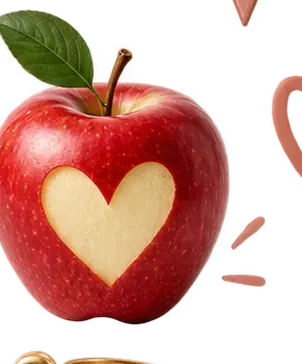
#> input picture assets/images/illustrations/challenge-apple.webp, 302 x 364 px; its folder holds only this picture in this run
$ python clean_cutouts.py
#> lines starting #> are read from the running program, lines starting #| are printed output that depends on the picture; after the words box and inside, x2 and y2 are one past the last pixel; in counts of white or black regions, pixels touching at a corner belong together
#!/usr/bin/env python3
"""Build production-ready transparent PNG cutouts from editorial illustration WebPs.

Remove disconnected source-sheet debris; retain all substantive foreground objects,
preserve high-resolution RGBA edges and crop to visible subject bounds.
Deterministic build: suitable for versioning through GitHub Actions.
"""
from __future__ import annotations
import json
from pathlib import Path
import numpy as np
from PIL import Image
from scipy import ndimage

ROOT = Path(__file__).resolve().parents[1]
SOURCE = ROOT / "assets/images/illustrations"
DEST = ROOT / "assets/images/illustrations-clean"
STRUCTURE = np.ones((3, 3), dtype=np.uint8)
DEST.mkdir(parents=True, exist_ok=True)
report = []
for path in sorted(SOURCE.glob("*.webp")):
    # Sheets contain intentionally distinct sticker assets and are not standalone cutouts.
    if path.stem.endswith("-sheet"):
        continue
    with Image.open(path) as im:
#> im is the input picture: PIL image 302x364 RGBA; mean R, G, B, A 108.8, 54.8, 42.6, 127.4
        rgba = np.asarray(im.convert("RGBA")).copy()
    h, w = rgba.shape[:2]
#> h = 364; w = 302
    alpha = rgba[:, :, 3]
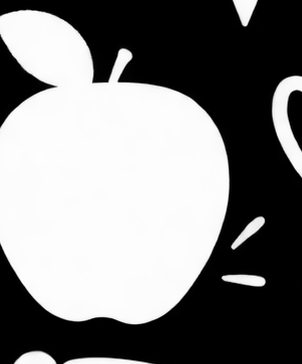
#> alpha: shape (364, 302); min 0, max 255, mean 127.4
    solid = alpha >= 45
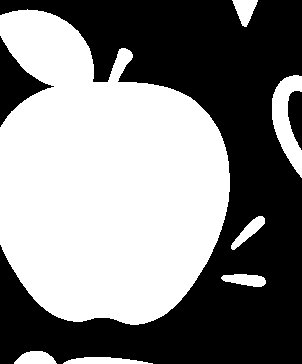
#> solid: shape (364, 302) bool; 51.2% white; 3 black regions, box (x1, y1, x2, y2) and area: (0, 0, 302, 364) 51235, (0, 36, 54, 127) 1787, (288, 91, 302, 150) 609
    labels, component_count = ndimage.label(solid, structure=STRUCTURE)
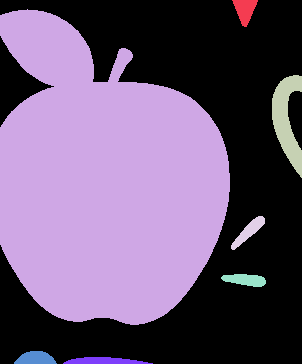
#> labels: shape (364, 302) int32; 8 distinct labels, from 0 to 7; one colour per label, 0 black
#> component_count = 7
    sizes = np.bincount(labels.ravel())
#> sizes = [53631, 410, 52567, 1629, 405, 417, 417, 452]
    sizes[0] = 0
    max_area = int(sizes.max()) if len(sizes) > 1 else 0
#> max_area = 52567
    if max_area < 60:
        raise RuntimeError(f"Cannot identify foreground of {path.name}")
    minimum_area = max(35, int(max_area * 0.14))
#> minimum_area = 7359
    keep_ids = np.flatnonzero(sizes >= minimum_area)
#> keep_ids = [2]
    keep_ids = keep_ids[keep_ids != 0]
    if not len(keep_ids):
        raise RuntimeError(f"No retained objects in {path.name}")
    mask = np.isin(labels, keep_ids)
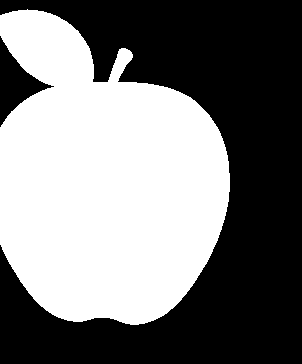
#> mask: shape (364, 302) bool; 47.8% white; 1 white region, box (x1, y1, x2, y2) and area: (0, 9, 230, 325) 52567
    # Retain original anti-aliased edge pixels immediately around the silhouette.
    # Never leave disconnected semi-transparent source debris outside it.
    clean_region = ndimage.binary_dilation(mask, iterations=2)
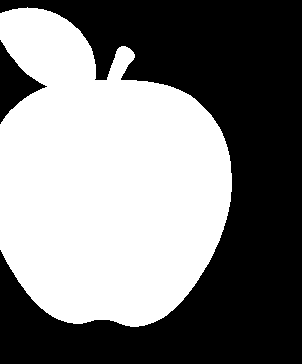
#> clean_region: shape (364, 302) bool; 49.3% white; 1 white region, box (x1, y1, x2, y2) and area: (0, 7, 232, 327) 54192
    rgba[:, :, 3] = np.where(clean_region, alpha, 0).astype(np.uint8)
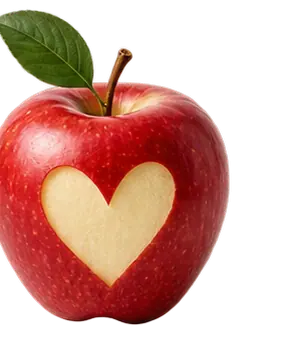
#> rgba: shape (364, 302, 4); 7.8% of pixels changed, all inside (x1, y1, x2, y2) = (0, 0, 302, 364); transparent parts drawn white
    ys, xs = np.where(rgba[:, :, 3] >= 4)
    if not len(xs):
        raise RuntimeError(f"Empty clipped PNG: {path.name}")
    pad = 7
    x0, x1 = max(0, int(xs.min())-pad), min(w, int(xs.max())+pad+1)
#> x0 = 0; x1 = 239
    y0, y1 = max(0, int(ys.min())-pad), min(h, int(ys.max())+pad+1)
#> y0 = 2; y1 = 332
    out = Image.fromarray(rgba[y0:y1, x0:x1, :], "RGBA")
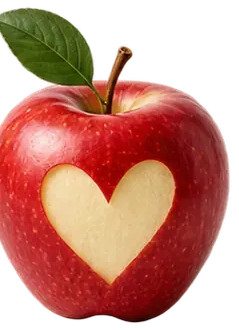
#> out: PIL image 239x330 RGBA; mean R, G, B, A 131.1, 63.6, 49, 166.7; transparent parts drawn white
    destination = DEST / (path.stem + ".png")
    out.save(destination, format="PNG", optimize=True, compress_level=9)
    entry = {
        "name": path.stem, "original": [w,h], "clean": [out.width,out.height],
        "components_detected": int(component_count),
        "components_kept": int(len(keep_ids)),
        "fragments_removed": int(component_count-len(keep_ids)),
        "alpha_transparency": round(float(np.mean(alpha < 250)),4),
#> (the run stopped early here; a loop or call above may not have finished)

$ run again, on assets/images/illustrations/challenge-medal.webp
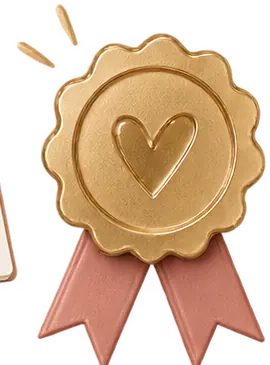
#> input picture assets/images/illustrations/challenge-medal.webp, 270 x 365 px
#> im is the input picture: PIL image 270x365 RGBA; mean R, G, B, A 142.5, 108.2, 73.5, 138.5
#> solid: shape (365, 270) bool; 55.7% white; 2 black regions, box (x1, y1, x2, y2) and area: (0, 0, 270, 365) 39399, (109, 265, 191, 365) 4264
#> `labels, component_count = ndimage.label(solid, structure=STRUCTURE)`:
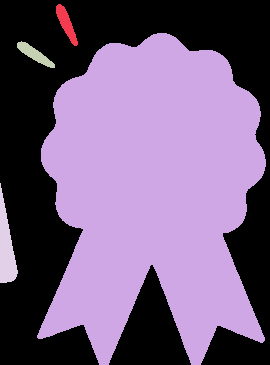
#> labels: shape (365, 270) int32; 5 distinct labels, from 0 to 4; one colour per label, 0 black
#> component_count = 4
#> sizes = [43663, 387, 53139, 378, 983]
#> max_area = 53139
#> minimum_area = 7439
#> keep_ids = [2]
#> mask: shape (365, 270) bool; 53.9% white; 2 black regions, box (x1, y1, x2, y2) and area: (0, 0, 270, 365) 41147, (109, 265, 191, 365) 4264
#> clean_region: shape (365, 270) bool; 56.2% white; 2 black regions, box (x1, y1, x2, y2) and area: (0, 0, 270, 365) 39324, (111, 269, 189, 365) 3867
#> rgba: shape (365, 270, 4); 7.84% of pixels changed, all inside (x1, y1, x2, y2) = (0, 0, 270, 365)
#> x0 = 28; x1 = 270
#> y0 = 25; y1 = 365
#> `out = Image.fromarray(rgba[y0:y1, x0:x1, :], "RGBA")`:
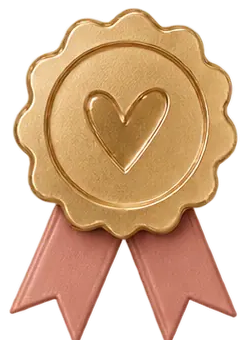
#> out: PIL image 242x340 RGBA; mean R, G, B, A 158.1, 118, 78.1, 161.1; transparent parts drawn white

$ run again, on assets/images/illustrations/challenge-seven.webp
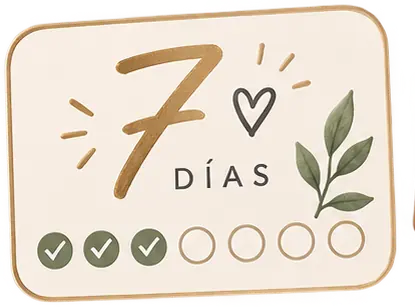
#> input picture assets/images/illustrations/challenge-seven.webp, 415 x 307 px
#> im is the input picture: PIL image 415x307 RGBA; mean R, G, B, A 220.7, 208.5, 191.1, 213.4
#> solid: shape (307, 415) bool; 84.9% white; 1 black region, box (x1, y1, x2, y2) and area: (0, 0, 415, 307) 19194
#> `labels, component_count = ndimage.label(solid, structure=STRUCTURE)`:
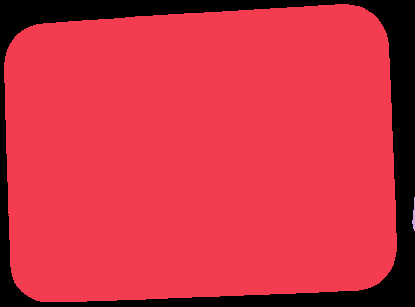
#> labels: shape (307, 415) int32; 3 distinct labels, from 0 to 2; one colour per label, 0 black
#> component_count = 2
#> sizes = [19194, 108154, 57]
#> max_area = 108154
#> minimum_area = 15141
#> keep_ids = [1]
#> mask: shape (307, 415) bool; 84.9% white; 1 black region, box (x1, y1, x2, y2) and area: (0, 0, 415, 307) 19251
#> clean_region: shape (307, 415) bool; 86.8% white; 1 black region, box (x1, y1, x2, y2) and area: (0, 0, 415, 307) 16761
#> rgba: shape (307, 415, 4); 6.35% of pixels changed, all inside (x1, y1, x2, y2) = (0, 0, 415, 307)
#> x0 = 0; x1 = 406
#> y0 = 0; y1 = 307
#> `out = Image.fromarray(rgba[y0:y1, x0:x1, :], "RGBA")`:
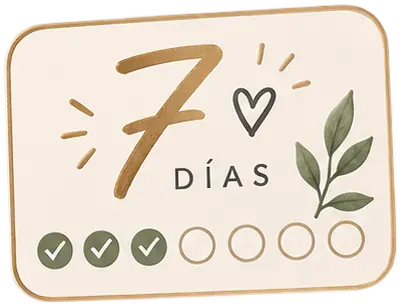
#> out: PIL image 406x307 RGBA; mean R, G, B, A 223.1, 210.8, 194.5, 217.9; transparent parts drawn white

$ run again, on assets/images/illustrations/challenge-calendar.webp
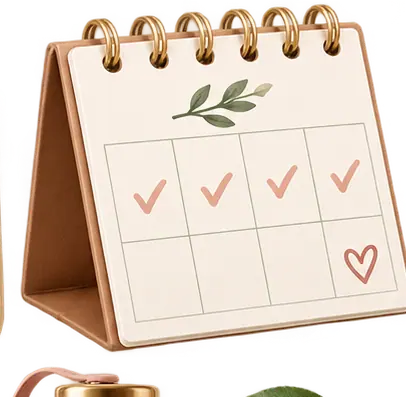
#> input picture assets/images/illustrations/challenge-calendar.webp, 406 x 397 px
#> im is the input picture: PIL image 406x397 RGBA; mean R, G, B, A 181.3, 163.5, 143.8, 177.7
#> solid: shape (397, 406) bool; 71.2% white; 8 black regions (1 under 20 px), largest, box (x1, y1, x2, y2) and area: (0, 0, 406, 397) 45642, (30, 374, 71, 397) 505, (232, 17, 242, 28) 73
#> labels: shape (397, 406) int32; 6 distinct labels, from 0 to 5
#> component_count = 5
#> sizes = [46427, 111180, 1, 406, 2582, 586]
#> max_area = 111180
#> minimum_area = 15565
#> keep_ids = [1]
#> mask: shape (397, 406) bool; 69% white; 7 black regions (1 under 20 px), largest, box (x1, y1, x2, y2) and area: (0, 0, 406, 397) 49721, (232, 17, 242, 28) 73, (274, 16, 284, 25) 69, (316, 14, 326, 23) 61, (96, 30, 104, 38) 44, (189, 23, 196, 30) 32
#> clean_region: shape (397, 406) bool; 70.7% white; 6 black regions (3 under 20 px), largest, box (x1, y1, x2, y2) and area: (0, 0, 406, 397) 47205, (235, 19, 239, 26) 22, (276, 18, 281, 23) 20
#> rgba: shape (397, 406, 4); 8.59% of pixels changed, all inside (x1, y1, x2, y2) = (0, 0, 406, 397)
#> x0 = 11; x1 = 406
#> y0 = 0; y1 = 361
#> `out = Image.fromarray(rgba[y0:y1, x0:x1, :], "RGBA")`:
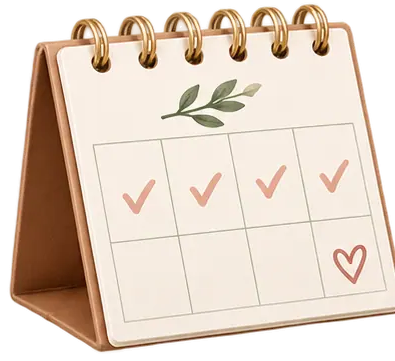
#> out: PIL image 395x361 RGBA; mean R, G, B, A 193.9, 175.2, 155.4, 195; transparent parts drawn white
